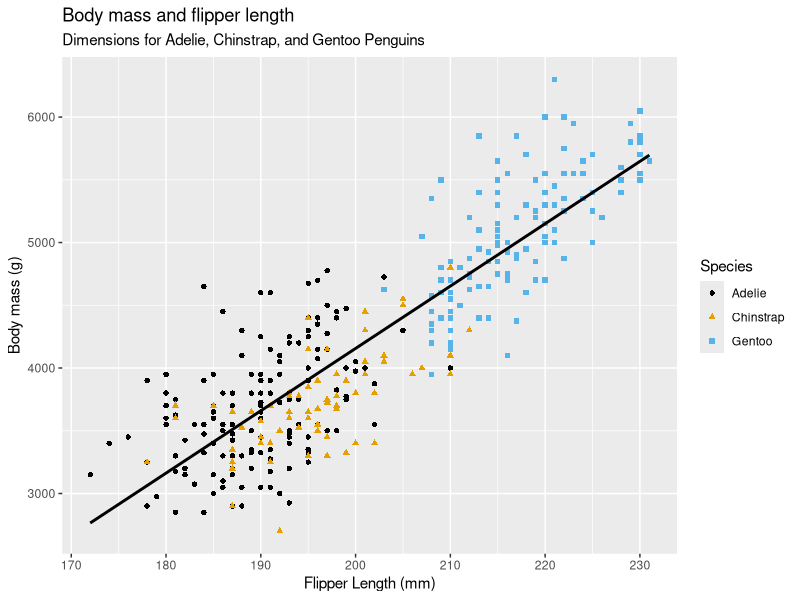

Write R code to recreate this figure. (Note: this script raises an error after producing the figure.)
library(tidyverse)
library(ggthemes)
library(palmerpenguins)

View(penguins)

ggplot(data = penguins, 
       mapping = aes(flipper_length_mm, y = body_mass_g))+
  
  geom_point(mapping = aes(color = species, shape = species))+
  geom_smooth(method = lm, color = "black", se = FALSE)+
  labs(
    title = "Body mass and flipper length",
    subtitle = "Dimensions for Adelie, Chinstrap, and Gentoo Penguins",
    x = "Flipper Length (mm)", y = "Body mass (g)",
    color = "Species", shape = "Species"
  ) +
  scale_color_colorblind()
#1.4

ggplot(
  data = penguins,
  mapping = aes(x = flipper_length_mm, y = body_mess_g)
)+
  geom_point()

ggplot(penguins, aes(x = flipper_length_mm, y = body_mass_g))+
  geom_point()

ggplot(penguins, aes(x = species))+
  geom_bar()

#fct_infreq() sorts the bars by frequency
ggplot(penguins, aes(x = fct_infreq(species)))+
  geom_bar()

ggplot(penguins, aes(x = body_mass_g))+
  geom_histogram(binwidth = 200 )

ggplot(penguins, aes(x = body_mass_g))+
  geom_density()
# Section 1.5

ggplot(penguins, aes(x = species, y = body_mass_g))+
  geom_boxplot()

ggplot(penguins, aes(x = body_mass_g, color = species))+
  geom_density(linewidth = .75)

ggplot(penguins, aes(x = body_mass_g, color = species, fill = species))+
  geom_density(alpha = 0.5)

ggplot(penguins, aes(x = island, fill = species))+
  geom_bar()

ggplot(penguins, aes(x = island, fill = species))+
  geom_bar(position = "fill")

ggplot(penguins, aes(x = flipper_length_mm, y = body_mass_g))+
  geom_point()

ggplot(penguins, aes(x = flipper_length_mm, y = body_mass_g))+
  geom_point(aes(color = species, shape = island))

ggplot(penguins, aes(x = flipper_length_mm, y = body_mass_g))+
  geom_point(aes(color = species, shape = species))+
  facet_wrap(~island)

ggplot(penguins, aes(x = flipper_length_mm, y = body_mass_g))+
  geom_point()
ggsave(filename = "penguin-plot.png")















